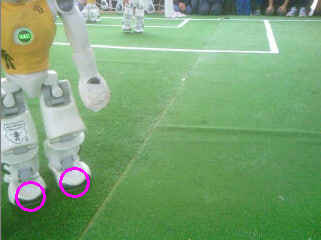
//> input picture images/photo_2_2023-06-27_14-09-44.jpg, 321 x 240 px
$ ./detectfoot_bothCamera images/   (built with g++ and OpenCV 4)
//> lines starting //> are read from the running program, lines starting //| are printed output that depends on the picture
// [38 lines of licence text are left out]

#include "opencv2/objdetect/objdetect.hpp"
#include "opencv2/highgui/highgui.hpp"
#include "opencv2/imgproc/imgproc.hpp"
#include <opencv2/core/core.hpp>

#include <iostream>
#include <string>
#include <stdio.h>
#include <stdlib.h>
#include <fstream>

#if defined(_MSC_VER)
#include <tchar.h>
#include <strsafe.h>
#include <windows.h>
#pragma comment(lib, "Ws2_32.lib")
#elif defined(__GNUC__) || defined(__GNUG__)
#include <dirent.h>
#endif

using namespace std;
using namespace cv;

/** Function Headers */
void detectAndDisplay( string& img_filename );

/** Global variables */
String cascade_name = "cascade.xml";
CascadeClassifier cascade;

string window_name = "SPQR TEAM - ball detection with LBP";

int main( int argc, const char** argv )
{
	String dirname;
	cout << "SPQR TEAM - ball detection with LBP" << endl;
	cout << endl;

	if (argc == 2) {
		dirname = argv[1];
	}
	else {
		cout << "Usage is:" << endl;
		cout << argv[0] << "<dir name>" << endl;
		cout << endl;
		return EXIT_FAILURE;
	}

	//-- 1. Load the cascade
	cout << "Loading the cascade " << cascade_name << "...";
	cout.flush();
	if (!cascade.load(cascade_name)) {
		cout << endl;
		cout << "--(!)Error loading CASCADE: " << cascade_name << endl;
		return EXIT_FAILURE;
	}
	else {
		cout << "[OK]" << endl;
	}

#if defined(_MSC_VER)

	WIN32_FIND_DATA ffd;
	TCHAR szDir[MAX_PATH];
	size_t length_of_arg;
	HANDLE hFind = INVALID_HANDLE_VALUE;
	DWORD dwError = 0;

	// Check that the input path plus 3 is not longer than MAX_PATH.
	// Three characters are for the "\*" plus NULL appended below.

	StringCchLength(dirname.c_str(), MAX_PATH, &length_of_arg);

	if (length_of_arg > (MAX_PATH - 3))
	{
		_tprintf(TEXT("\nDirectory path is too long.\n"));
		exit(EXIT_FAILURE);
	}

	_tprintf(TEXT("\nTarget directory is %s\n\n"), dirname.c_str());

	// Prepare string for use with FindFile functions.  First, copy the
	// string to a buffer, then append '\*' to the directory name.

	StringCchCopy(szDir, MAX_PATH, dirname.c_str());
	StringCchCat(szDir, MAX_PATH, TEXT("\\*"));

	// Find the first file in the directory.

	hFind = FindFirstFile(szDir, &ffd);

	if (INVALID_HANDLE_VALUE == hFind)
	{
		exit(EXIT_FAILURE);
	}

	// List all the files in the directory with some info about them.
	string img_filename;
	do
	{
		if (ffd.dwFileAttributes & FILE_ATTRIBUTE_DIRECTORY)
		{
			continue;
		}
		else
		{
			PTSTR pszFileName = ffd.cFileName;
			std::string name(pszFileName);
			img_filename = dirname + "\\" + name;
			detectAndDisplay(img_filename);
		}
	} while (FindNextFile(hFind, &ffd) != 0);

	dwError = GetLastError();
	if (dwError != ERROR_NO_MORE_FILES)
	{
		exit(EXIT_FAILURE);
	}

	FindClose(hFind);

#elif defined(__GNUC__) || defined(__GNUG__)

	DIR *dir;
	struct dirent *ent;
	if ((dir = opendir(dirname.c_str())) != NULL) {
		string img_filename;
		while ((ent = readdir(dir)) != NULL) {
			img_filename = dirname + "/" + ent->d_name;
			detectAndDisplay(img_filename);
		}
		closedir(dir);
	}
	else {
		/* could not open directory */
		perror("");
		return EXIT_FAILURE;
	}

#endif
	return EXIT_SUCCESS;
}


/**
* @function detectAndDisplay
*/
void detectAndDisplay(string& img_filename)
{
	Mat frame;
	frame = imread(img_filename, cv::IMREAD_COLOR);
//> frame is the input picture: 240 rows x 321 cols, CV_8UC3; mean B, G, R 117.6, 162.6, 123.9
	if (!frame.data) {
		cout << "Unable to read input frame: " << img_filename << endl;
		exit(EXIT_FAILURE);
	}

	Mat resized_frame(Size(320, 240), CV_8UC3);
	resize(frame, resized_frame, resized_frame.size());
	frame = resized_frame.clone();

    std::vector<Rect> balls;
    Mat frame_gray;

	cvtColor(frame, frame_gray, cv::COLOR_BGR2GRAY);
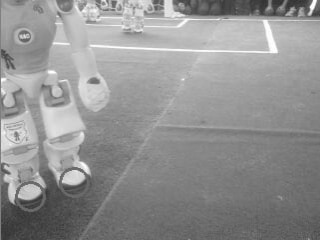
//> frame_gray: 240 rows x 320 cols, CV_8UC1; min 47, max 255, mean 145.9
    cascade.detectMultiScale(frame_gray, balls, 1.1, 5, 8, Size(24, 24), Size(35, 35));
//> balls = 1 Rect (x, y, width, height): [60, 168, 27, 27]

   Mat gui_frame = frame.clone();
   for( unsigned int i = 0; i < balls.size(); i++ )
   {
      Point center( balls[i].x + cvRound(balls[i].width*0.5), cvRound(balls[i].y + balls[i].height*0.5) );
      circle(gui_frame, center, cvRound(balls[i].width*0.5), Scalar( 255, 0, 255 ), 2, 8, 0 );
	  //Mat ballROI = frame_gray( balls[i] );
   }
//> this loop made 1 pass
//> center on pass 1: Point(74, 182)
//> gui_frame: 240 rows x 320 cols, CV_8UC3; mean B, G, R 117.6, 162.5, 123.9

   //-- Show what you got
   imshow( window_name, gui_frame );
   int key = cv::waitKey(0);
//> the space key is pressed
//> (the run ends here: the program exits with an error code, at `exit(EXIT_FAILURE);`)
